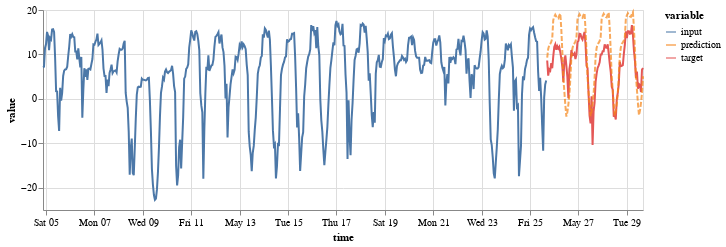

This figure's notebook cell:
### Code cell
(on.Plot()
    .add(on.marks.line, input)
    .add(on.marks.line, target)
    .add(on.marks.line, prediction, type='dashed')
    .properties(width=600, height=200)
    .show()
)

### Figure 1 — Vega specification as saved in the notebook (floating-point values rounded to 4 significant figures; data arrays with more than 128 entries replaced by an {"elided": "..."} marker saying what was removed)
{"$schema": "https://vega.github.io/schema/vega/v5.json", "data": [{"name": "source_0", "values": {"elided": "500 records"}, "transform": [{"type": "formula", "expr": "toDate(datum['time'])", "as": "time"}]}, {"name": "source_1", "values": [{"time": "2018-05-25T17:00:00.000", "variable": "target", "value": 8.64}, {"time": "2018-05-25T18:00:00.000", "variable": "target", "value": 5.224}, {"time": "2018-05-25T19:00:00.000", "variable": "target", "value": 6.631}, {"time": "2018-05-25T20:00:00.000", "variable": "target", "value": 6.363}, {"time": "2018-05-25T21:00:00.000", "variable": "target", "value": 8.038}, {"time": "2018-05-25T22:00:00.000", "variable": "target", "value": 6.899}, {"time": "2018-05-25T23:00:00.000", "variable": "target", "value": 9.578}, {"time": "2018-05-26T00:00:00.000", "variable": "target", "value": 11.65}, {"time": "2018-05-26T01:00:00.000", "variable": "target", "value": 12.26}, {"time": "2018-05-26T02:00:00.000", "variable": "target", "value": 11.05}, {"time": "2018-05-26T03:00:00.000", "variable": "target", "value": 11.85}, {"time": "2018-05-26T04:00:00.000", "variable": "target", "value": 11.32}, {"time": "2018-05-26T05:00:00.000", "variable": "target", "value": 11.72}, {"time": "2018-05-26T06:00:00.000", "variable": "target", "value": 10.45}, {"time": "2018-05-26T07:00:00.000", "variable": "target", "value": 9.042}, {"time": "2018-05-26T08:00:00.000", "variable": "target", "value": 7.234}, {"time": "2018-05-26T09:00:00.000", "variable": "target", "value": 3.818}, {"time": "2018-05-26T10:00:00.000", "variable": "target", "value": 8.506}, {"time": "2018-05-26T11:00:00.000", "variable": "target", "value": 9.779}, {"time": "2018-05-26T12:00:00.000", "variable": "target", "value": 7.502}, {"time": "2018-05-26T13:00:00.000", "variable": "target", "value": 4.957}, {"time": "2018-05-26T14:00:00.000", "variable": "target", "value": 0.134}, {"time": "2018-05-26T15:00:00.000", "variable": "target", "value": 6.698}, {"time": "2018-05-26T16:00:00.000", "variable": "target", "value": 8.172}, {"time": "2018-05-26T17:00:00.000", "variable": "target", "value": 10.98}, {"time": "2018-05-26T18:00:00.000", "variable": "target", "value": 9.846}, {"time": "2018-05-26T19:00:00.000", "variable": "target", "value": 9.913}, {"time": "2018-05-26T20:00:00.000", "variable": "target", "value": 10.25}, {"time": "2018-05-26T21:00:00.000", "variable": "target", "value": 8.975}, {"time": "2018-05-26T22:00:00.000", "variable": "target", "value": 9.98}, {"time": "2018-05-26T23:00:00.000", "variable": "target", "value": 12.79}, {"time": "2018-05-27T00:00:00.000", "variable": "target", "value": 13.06}, {"time": "2018-05-27T01:00:00.000", "variable": "target", "value": 14.67}, {"time": "2018-05-27T02:00:00.000", "variable": "target", "value": 14.6}, {"time": "2018-05-27T03:00:00.000", "variable": "target", "value": 13.73}, {"time": "2018-05-27T04:00:00.000", "variable": "target", "value": 13.33}, {"time": "2018-05-27T05:00:00.000", "variable": "target", "value": 14.2}, {"time": "2018-05-27T06:00:00.000", "variable": "target", "value": 15.07}, {"time": "2018-05-27T07:00:00.000", "variable": "target", "value": 12.39}, {"time": "2018-05-27T08:00:00.000", "variable": "target", "value": 7.435}, {"time": "2018-05-27T09:00:00.000", "variable": "target", "value": 6.899}, {"time": "2018-05-27T10:00:00.000", "variable": "target", "value": 1.139}, {"time": "2018-05-27T11:00:00.000", "variable": "target", "value": -3.751}, {"time": "2018-05-27T12:00:00.000", "variable": "target", "value": -5.492}, {"time": "2018-05-27T13:00:00.000", "variable": "target", "value": 0.603}, {"time": "2018-05-27T14:00:00.000", "variable": "target", "value": -10.38}, {"time": "2018-05-27T15:00:00.000", "variable": "target", "value": -2.813}, {"time": "2018-05-27T16:00:00.000", "variable": "target", "value": -0.871}, {"time": "2018-05-27T17:00:00.000", "variable": "target", "value": 3.818}, {"time": "2018-05-27T18:00:00.000", "variable": "target", "value": 5.626}, {"time": "2018-05-27T19:00:00.000", "variable": "target", "value": 6.966}, {"time": "2018-05-27T20:00:00.000", "variable": "target", "value": 7.502}, {"time": "2018-05-27T21:00:00.000", "variable": "target", "value": 8.239}, {"time": "2018-05-27T22:00:00.000", "variable": "target", "value": 9.98}, {"time": "2018-05-27T23:00:00.000", "variable": "target", "value": 9.98}, {"time": "2018-05-28T00:00:00.000", "variable": "target", "value": 10.72}, {"time": "2018-05-28T01:00:00.000", "variable": "target", "value": 10.72}, {"time": "2018-05-28T02:00:00.000", "variable": "target", "value": 12.26}, {"time": "2018-05-28T03:00:00.000", "variable": "target", "value": 11.59}, {"time": "2018-05-28T04:00:00.000", "variable": "target", "value": 11.52}, {"time": "2018-05-28T05:00:00.000", "variable": "target", "value": 12.26}, {"time": "2018-05-28T06:00:00.000", "variable": "target", "value": 10.25}, {"time": "2018-05-28T07:00:00.000", "variable": "target", "value": 7.971}, {"time": "2018-05-28T08:00:00.000", "variable": "target", "value": 6.095}, {"time": "2018-05-28T09:00:00.000", "variable": "target", "value": 2.746}, {"time": "2018-05-28T10:00:00.000", "variable": "target", "value": 2.076}, {"time": "2018-05-28T11:00:00.000", "variable": "target", "value": -4.019}, {"time": "2018-05-28T12:00:00.000", "variable": "target", "value": -3.55}, {"time": "2018-05-28T13:00:00.000", "variable": "target", "value": -4.622}, {"time": "2018-05-28T14:00:00.000", "variable": "target", "value": -0.134}, {"time": "2018-05-28T15:00:00.000", "variable": "target", "value": 1.34}, {"time": "2018-05-28T16:00:00.000", "variable": "target", "value": 3.416}, {"time": "2018-05-28T17:00:00.000", "variable": "target", "value": 8.372}, {"time": "2018-05-28T18:00:00.000", "variable": "target", "value": 7.368}, {"time": "2018-05-28T19:00:00.000", "variable": "target", "value": 7.435}, {"time": "2018-05-28T20:00:00.000", "variable": "target", "value": 7.569}, {"time": "2018-05-28T21:00:00.000", "variable": "target", "value": 10.11}, {"time": "2018-05-28T22:00:00.000", "variable": "target", "value": 12.19}, {"time": "2018-05-28T23:00:00.000", "variable": "target", "value": 15.2}, {"time": "2018-05-29T00:00:00.000", "variable": "target", "value": 13.66}, {"time": "2018-05-29T01:00:00.000", "variable": "target", "value": 15.2}, {"time": "2018-05-29T02:00:00.000", "variable": "target", "value": 15.2}, {"time": "2018-05-29T03:00:00.000", "variable": "target", "value": 14.67}, {"time": "2018-05-29T04:00:00.000", "variable": "target", "value": 14.74}, {"time": "2018-05-29T05:00:00.000", "variable": "target", "value": 16.61}, {"time": "2018-05-29T06:00:00.000", "variable": "target", "value": 14.47}, {"time": "2018-05-29T07:00:00.000", "variable": "target", "value": 10.92}, {"time": "2018-05-29T08:00:00.000", "variable": "target", "value": 8.573}, {"time": "2018-05-29T09:00:00.000", "variable": "target", "value": 4.689}, {"time": "2018-05-29T10:00:00.000", "variable": "target", "value": 6.162}, {"time": "2018-05-29T11:00:00.000", "variable": "target", "value": 2.277}, {"time": "2018-05-29T12:00:00.000", "variable": "target", "value": 3.349}, {"time": "2018-05-29T13:00:00.000", "variable": "target", "value": 3.148}, {"time": "2018-05-29T14:00:00.000", "variable": "target", "value": 1.541}, {"time": "2018-05-29T15:00:00.000", "variable": "target", "value": 6.564}, {"time": "2018-05-29T16:00:00.000", "variable": "target", "value": 6.966}], "transform": [{"type": "formula", "expr": "toDate(datum['time'])", "as": "time"}]}, {"name": "source_2", "values": [{"time": "2018-05-25T17:00:00.000", "variable": "prediction", "value": 9.299}, {"time": "2018-05-25T18:00:00.000", "variable": "prediction", "value": 11.25}, {"time": "2018-05-25T19:00:00.000", "variable": "prediction", "value": 12.06}, {"time": "2018-05-25T20:00:00.000", "variable": "prediction", "value": 12.37}, {"time": "2018-05-25T21:00:00.000", "variable": "prediction", "value": 12.81}, {"time": "2018-05-25T22:00:00.000", "variable": "prediction", "value": 13.66}, {"time": "2018-05-25T23:00:00.000", "variable": "prediction", "value": 17.69}, {"time": "2018-05-26T00:00:00.000", "variable": "prediction", "value": 18.47}, {"time": "2018-05-26T01:00:00.000", "variable": "prediction", "value": 18.95}, {"time": "2018-05-26T02:00:00.000", "variable": "prediction", "value": 18.52}, {"time": "2018-05-26T03:00:00.000", "variable": "prediction", "value": 18.23}, {"time": "2018-05-26T04:00:00.000", "variable": "prediction", "value": 18.11}, {"time": "2018-05-26T05:00:00.000", "variable": "prediction", "value": 18.8}, {"time": "2018-05-26T06:00:00.000", "variable": "prediction", "value": 19.22}, {"time": "2018-05-26T07:00:00.000", "variable": "prediction", "value": 15.6}, {"time": "2018-05-26T08:00:00.000", "variable": "prediction", "value": 10.66}, {"time": "2018-05-26T09:00:00.000", "variable": "prediction", "value": 4.738}, {"time": "2018-05-26T10:00:00.000", "variable": "prediction", "value": 1.652}, {"time": "2018-05-26T11:00:00.000", "variable": "prediction", "value": -1.433}, {"time": "2018-05-26T12:00:00.000", "variable": "prediction", "value": -3.989}, {"time": "2018-05-26T13:00:00.000", "variable": "prediction", "value": -2.987}, {"time": "2018-05-26T14:00:00.000", "variable": "prediction", "value": -1.235}, {"time": "2018-05-26T15:00:00.000", "variable": "prediction", "value": 0.9944}, {"time": "2018-05-26T16:00:00.000", "variable": "prediction", "value": 4.766}, {"time": "2018-05-26T17:00:00.000", "variable": "prediction", "value": 9.409}, {"time": "2018-05-26T18:00:00.000", "variable": "prediction", "value": 11.36}, {"time": "2018-05-26T19:00:00.000", "variable": "prediction", "value": 12.17}, {"time": "2018-05-26T20:00:00.000", "variable": "prediction", "value": 12.48}, {"time": "2018-05-26T21:00:00.000", "variable": "prediction", "value": 12.92}, {"time": "2018-05-26T22:00:00.000", "variable": "prediction", "value": 13.77}, {"time": "2018-05-26T23:00:00.000", "variable": "prediction", "value": 17.8}, {"time": "2018-05-27T00:00:00.000", "variable": "prediction", "value": 18.58}, {"time": "2018-05-27T01:00:00.000", "variable": "prediction", "value": 19.06}, {"time": "2018-05-27T02:00:00.000", "variable": "prediction", "value": 18.63}, {"time": "2018-05-27T03:00:00.000", "variable": "prediction", "value": 18.34}, {"time": "2018-05-27T04:00:00.000", "variable": "prediction", "value": 18.22}, {"time": "2018-05-27T05:00:00.000", "variable": "prediction", "value": 18.91}, {"time": "2018-05-27T06:00:00.000", "variable": "prediction", "value": 19.33}, {"time": "2018-05-27T07:00:00.000", "variable": "prediction", "value": 15.71}, {"time": "2018-05-27T08:00:00.000", "variable": "prediction", "value": 10.77}, {"time": "2018-05-27T09:00:00.000", "variable": "prediction", "value": 4.848}, {"time": "2018-05-27T10:00:00.000", "variable": "prediction", "value": 1.762}, {"time": "2018-05-27T11:00:00.000", "variable": "prediction", "value": -1.323}, {"time": "2018-05-27T12:00:00.000", "variable": "prediction", "value": -3.878}, {"time": "2018-05-27T13:00:00.000", "variable": "prediction", "value": -2.877}, {"time": "2018-05-27T14:00:00.000", "variable": "prediction", "value": -1.125}, {"time": "2018-05-27T15:00:00.000", "variable": "prediction", "value": 1.105}, {"time": "2018-05-27T16:00:00.000", "variable": "prediction", "value": 4.876}, {"time": "2018-05-27T17:00:00.000", "variable": "prediction", "value": 9.519}, {"time": "2018-05-27T18:00:00.000", "variable": "prediction", "value": 11.47}, {"time": "2018-05-27T19:00:00.000", "variable": "prediction", "value": 12.28}, {"time": "2018-05-27T20:00:00.000", "variable": "prediction", "value": 12.59}, {"time": "2018-05-27T21:00:00.000", "variable": "prediction", "value": 13.03}, {"time": "2018-05-27T22:00:00.000", "variable": "prediction", "value": 13.88}, {"time": "2018-05-27T23:00:00.000", "variable": "prediction", "value": 17.91}, {"time": "2018-05-28T00:00:00.000", "variable": "prediction", "value": 18.69}, {"time": "2018-05-28T01:00:00.000", "variable": "prediction", "value": 19.17}, {"time": "2018-05-28T02:00:00.000", "variable": "prediction", "value": 18.74}, {"time": "2018-05-28T03:00:00.000", "variable": "prediction", "value": 18.45}, {"time": "2018-05-28T04:00:00.000", "variable": "prediction", "value": 18.33}, {"time": "2018-05-28T05:00:00.000", "variable": "prediction", "value": 19.02}, {"time": "2018-05-28T06:00:00.000", "variable": "prediction", "value": 19.44}, {"time": "2018-05-28T07:00:00.000", "variable": "prediction", "value": 15.82}, {"time": "2018-05-28T08:00:00.000", "variable": "prediction", "value": 10.88}, {"time": "2018-05-28T09:00:00.000", "variable": "prediction", "value": 4.959}, {"time": "2018-05-28T10:00:00.000", "variable": "prediction", "value": 1.872}, {"time": "2018-05-28T11:00:00.000", "variable": "prediction", "value": -1.212}, {"time": "2018-05-28T12:00:00.000", "variable": "prediction", "value": -3.768}, {"time": "2018-05-28T13:00:00.000", "variable": "prediction", "value": -2.767}, {"time": "2018-05-28T14:00:00.000", "variable": "prediction", "value": -1.015}, {"time": "2018-05-28T15:00:00.000", "variable": "prediction", "value": 1.215}, {"time": "2018-05-28T16:00:00.000", "variable": "prediction", "value": 4.986}, {"time": "2018-05-28T17:00:00.000", "variable": "prediction", "value": 9.63}, {"time": "2018-05-28T18:00:00.000", "variable": "prediction", "value": 11.58}, {"time": "2018-05-28T19:00:00.000", "variable": "prediction", "value": 12.39}, {"time": "2018-05-28T20:00:00.000", "variable": "prediction", "value": 12.7}, {"time": "2018-05-28T21:00:00.000", "variable": "prediction", "value": 13.14}, {"time": "2018-05-28T22:00:00.000", "variable": "prediction", "value": 13.99}, {"time": "2018-05-28T23:00:00.000", "variable": "prediction", "value": 18.02}, {"time": "2018-05-29T00:00:00.000", "variable": "prediction", "value": 18.8}, {"time": "2018-05-29T01:00:00.000", "variable": "prediction", "value": 19.28}, {"time": "2018-05-29T02:00:00.000", "variable": "prediction", "value": 18.85}, {"time": "2018-05-29T03:00:00.000", "variable": "prediction", "value": 18.56}, {"time": "2018-05-29T04:00:00.000", "variable": "prediction", "value": 18.44}, {"time": "2018-05-29T05:00:00.000", "variable": "prediction", "value": 19.13}, {"time": "2018-05-29T06:00:00.000", "variable": "prediction", "value": 19.55}, {"time": "2018-05-29T07:00:00.000", "variable": "prediction", "value": 15.93}, {"time": "2018-05-29T08:00:00.000", "variable": "prediction", "value": 10.99}, {"time": "2018-05-29T09:00:00.000", "variable": "prediction", "value": 5.069}, {"time": "2018-05-29T10:00:00.000", "variable": "prediction", "value": 1.983}, {"time": "2018-05-29T11:00:00.000", "variable": "prediction", "value": -1.102}, {"time": "2018-05-29T12:00:00.000", "variable": "prediction", "value": -3.658}, {"time": "2018-05-29T13:00:00.000", "variable": "prediction", "value": -2.656}, {"time": "2018-05-29T14:00:00.000", "variable": "prediction", "value": -0.9042}, {"time": "2018-05-29T15:00:00.000", "variable": "prediction", "value": 1.325}, {"time": "2018-05-29T16:00:00.000", "variable": "prediction", "value": 5.096}], "transform": [{"type": "formula", "expr": "toDate(datum['time'])", "as": "time"}]}, {"name": "source_0_color_domain_variable_0", "values": [{"variable": "input"}]}, {"name": "source_1_color_domain_variable_1", "values": [{"variable": "target"}]}, {"name": "source_2_color_domain_variable_2", "values": [{"variable": "prediction"}]}], "marks": [{"type": "group", "name": "layer_0_pathgroup", "from": {"facet": {"data": "source_0", "name": "faceted_path_layer_0_main", "groupby": ["variable"]}}, "encode": {"update": {"width": {"field": {"signal": null, "datum": null, "group": "width", "parent": null}}, "height": {"field": {"signal": null, "datum": null, "group": "height", "parent": null}}}}, "marks": [{"type": "line", "name": "layer_0_marks", "from": {"data": "faceted_path_layer_0_main"}, "sort": {"field": "x"}, "encode": {"update": {"stroke": {"field": "variable", "scale": "color"}, "y": {"field": "value", "scale": "y"}, "x": {"field": "time", "scale": "x"}, "defined": {"signal": "isValid(datum[\"time\"]) && isFinite(+datum[\"time\"]) && isValid(datum[\"value\"]) && isFinite(+datum[\"value\"])"}}}, "style": ["line"]}]}, {"type": "group", "name": "layer_1_pathgroup", "from": {"facet": {"data": "source_1", "name": "faceted_path_layer_1_main", "groupby": ["variable"]}}, "encode": {"update": {"width": {"field": {"signal": null, "datum": null, "group": "width", "parent": null}}, "height": {"field": {"signal": null, "datum": null, "group": "height", "parent": null}}}}, "marks": [{"type": "line", "name": "layer_1_marks", "from": {"data": "faceted_path_layer_1_main"}, "sort": {"field": "x"}, "encode": {"update": {"stroke": {"field": "variable", "scale": "color"}, "defined": {"signal": "isValid(datum[\"time\"]) && isFinite(+datum[\"time\"]) && isValid(datum[\"value\"]) && isFinite(+datum[\"value\"])"}, "y": {"field": "value", "scale": "y"}, "x": {"field": "time", "scale": "x"}}}, "style": ["line"]}]}, {"type": "group", "name": "layer_2_pathgroup", "from": {"facet": {"data": "source_2", "name": "faceted_path_layer_2_main", "groupby": ["variable"]}}, "encode": {"update": {"width": {"field": {"signal": null, "datum": null, "group": "width", "parent": null}}, "height": {"field": {"signal": null, "datum": null, "group": "height", "parent": null}}}}, "marks": [{"type": "line", "name": "layer_2_marks", "from": {"data": "faceted_path_layer_2_main"}, "sort": {"field": "x"}, "encode": {"update": {"stroke": {"field": "variable", "scale": "color"}, "x": {"field": "time", "scale": "x"}, "y": {"field": "value", "scale": "y"}, "defined": {"signal": "isValid(datum[\"time\"]) && isFinite(+datum[\"time\"]) && isValid(datum[\"value\"]) && isFinite(+datum[\"value\"])"}, "strokeDash": {"value": [5, 2]}, "opacity": {"value": 0.7}}}, "style": ["line"]}]}], "scales": [{"name": "x", "type": "time", "domain": {"fields": [{"data": "source_0", "field": "time"}, {"data": "source_1", "field": "time"}, {"data": "source_2", "field": "time"}]}, "range": [0, {"signal": "width"}]}, {"name": "y", "type": "linear", "domain": {"fields": [{"data": "source_0", "field": "value"}, {"data": "source_1", "field": "value"}, {"data": "source_2", "field": "value"}]}, "range": [{"signal": "height"}, 0], "zero": true, "nice": true}, {"name": "color", "type": "ordinal", "domain": {"fields": [{"data": "source_0_color_domain_variable_0", "field": "variable"}, {"data": "source_1_color_domain_variable_1", "field": "variable"}, {"data": "source_2_color_domain_variable_2", "field": "variable"}], "sort": true}, "range": "category"}], "axes": [{"scale": "x", "grid": true, "tickCount": {"signal": "ceil(width/40)"}, "gridScale": "y", "orient": "bottom", "aria": false, "maxExtent": 0, "minExtent": 0, "ticks": false, "domain": false, "labels": false, "zindex": 0}, {"scale": "y", "orient": "left", "tickCount": {"signal": "ceil(height/40)"}, "maxExtent": 0, "gridScale": "x", "ticks": false, "grid": true, "labels": false, "domain": false, "zindex": 0, "aria": false, "minExtent": 0}, {"scale": "x", "zindex": 0, "labelFlush": true, "labelOverlap": true, "grid": false, "title": "time", "tickCount": {"signal": "ceil(width/40)"}, "orient": "bottom"}, {"scale": "y", "tickCount": {"signal": "ceil(height/40)"}, "zindex": 0, "title": "value", "orient": "left", "grid": false, "labelOverlap": true}], "background": "white", "height": 200, "style": "cell", "legends": [{"stroke": "color", "symbolType": "stroke", "title": "variable", "encode": {"symbols": {"update": {"opacity": {"value": 0.7}}}}}], "padding": 5, "width": 600}
